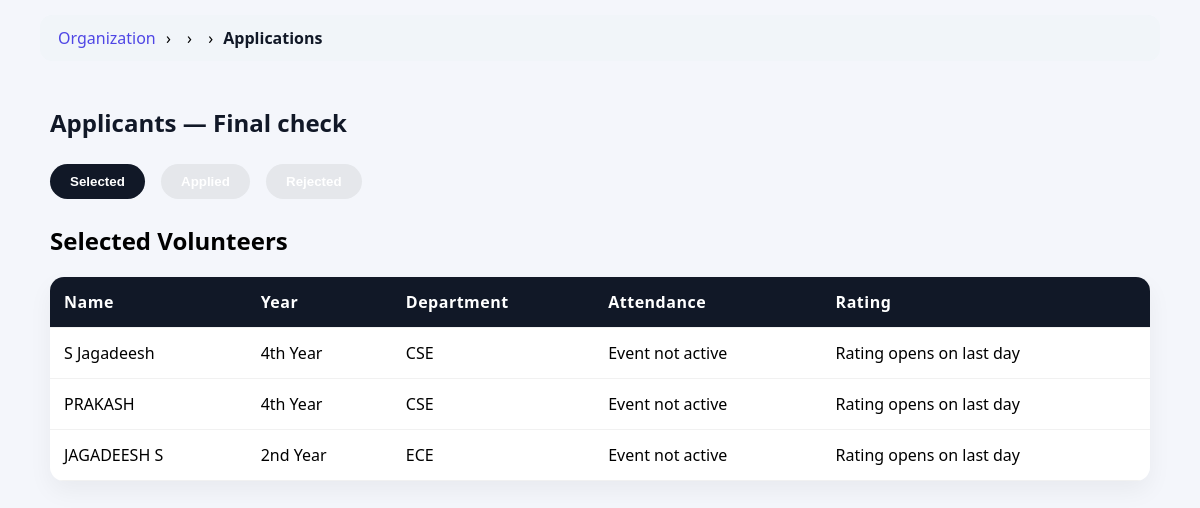
The page /organization/service/17/applications/ (signed in) on the database as committed earlier.
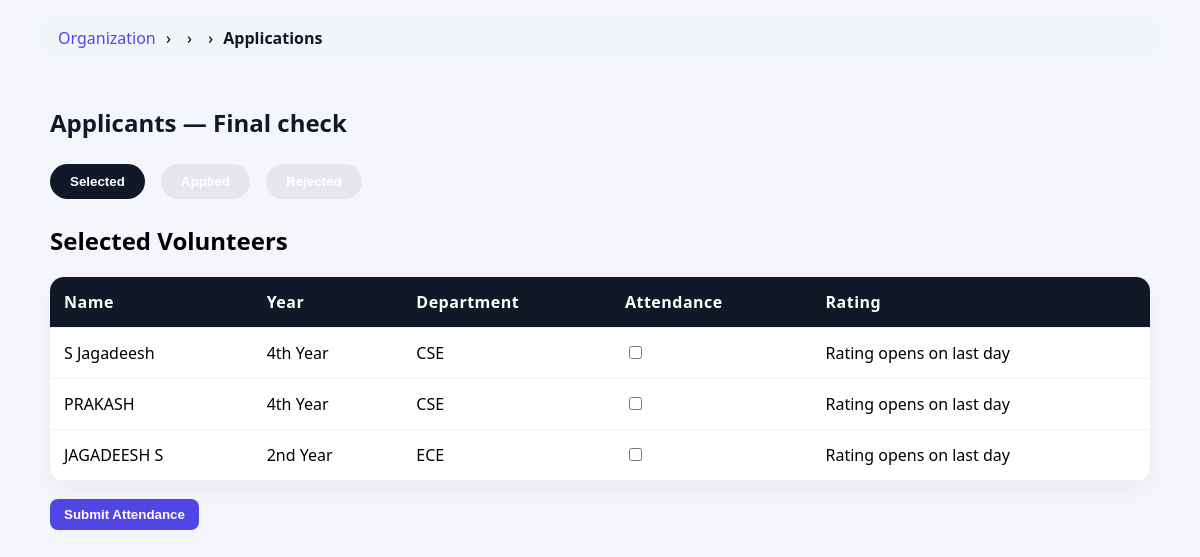
The same page on the database as committed later.
### app1/models.py (models this page shows, shortened)
class Application(models.Model):
    STATUS_CHOICES = [
        ("APPLIED", "Applied"),
        ("SELECTED", "Selected"),
        ("REJECTED", "Rejected"),
        ("COMPLETED", "Completed"),
        ("CLOSED", "Closed"),
    ]
    volunteer = models.ForeignKey(VolunteerProfile, on_delete=models.CASCADE)
    service = models.ForeignKey(Service, on_delete=models.CASCADE)
    status = models.CharField(max_length=20, choices=STATUS_CHOICES, default='APPLIED')
    submission_text = models.TextField(blank=True)
    rating = models.IntegerField(default=0)
    review = models.TextField(blank=True)

class VolunteerProfile(models.Model):
    user = models.OneToOneField(User, on_delete=models.CASCADE)
    full_name = models.CharField(max_length=100)
    phone = models.CharField(max_length=15)
    student_id = models.CharField(max_length=20)
    department = models.CharField(max_length=20, default="", blank=True)
    year = models.CharField(max_length=20)
    skills = models.TextField(blank=True)
    photo = models.ImageField(upload_to="profiles/", blank=True, null=True)
    cover_photo = models.ImageField(upload_to="covers/", blank=True, null=True)
    rating = models.FloatField(default=0)
    attendance = models.IntegerField(default=0)

### app1/views.py (the view)
# urls.py: path("organization/service/<int:service_id>/applications/",views.organization_view_applicants,name="org_view_applicants"),
@login_required
def organization_view_applicants(request, service_id):
    service = get_object_or_404(Service, id=service_id)
    applications = Application.objects.filter(service=service)
    selected_apps = applications.filter(status="SELECTED")
    rejected_apps = applications.filter(status="REJECTED")
    applied_apps  = applications.filter(status="APPLIED")
    today = timezone.now().date()
    event_last_day = service.end_date
    today_attendance = Attendance.objects.filter(
        application__service=service,
        date=today
    )
    present_ids_today = set(
        today_attendance.filter(is_present=True)
        .values_list("application_id", flat=True)
    )
    marked_ids_today = set(
        today_attendance.values_list("application_id", flat=True)
    )
    unmarked_exists = selected_apps.exclude(
        id__in=marked_ids_today
    ).exists()
    event_active = (
        service.start_date
        and service.end_date
        and service.start_date <= today <= service.end_date
    )
    is_last_day = today == service.end_date
    selected_count = Application.objects.filter(
        service=service,
        status="SELECTED"
    ).count()
    today_attendance_count = Attendance.objects.filter(
        application__service=service,
        date=today
    ).count()
    attendance_completed_today = selected_count == today_attendance_count
    rating_open = is_last_day and attendance_completed_today
    context = {
        "service": service,
        "selected_apps": selected_apps,
        "rejected_apps": rejected_apps,
        "applied_apps": applied_apps,
        "event_active": event_active,
        "today": today,
        "present_ids_today": present_ids_today,
        "marked_ids_today": marked_ids_today,
        "unmarked_exists": unmarked_exists,
        "rating_open": rating_open,
    }
    return render(request, "organization/view_applicants.html", context)

### app1/templatetags/breadcrumbs.py (called while the page is built)
@register.simple_tag(takes_context=True)
def generate_breadcrumbs(context):
    request = context['request']
    path = request.path.strip('/')
    parts = path.split('/')
    breadcrumbs = []
    url = ""
    for part in parts:
        url += "/" + part
        name = part.replace('-', ' ').replace('_', ' ').title()
        if part == "organization":
            breadcrumbs.append(("Organization", reverse("organization_dashboard")))
        elif part == "volunteer":
            breadcrumbs.append(("Volunteer", reverse("volunteer_dashboard")))
        elif part == "admin_panel":
            breadcrumbs.append(("Admin Panel", reverse("admin_dashboard")))
        elif part == "service" or part.isdigit():
            breadcrumbs.append(("", reverse("organization_dashboard")))
        else:
            breadcrumbs.append((name, url + "/"))
    return breadcrumbs

### app1/templates/organization/view_applicants.html (shortened to what this page needs)
{% extends "organization/base.html" %}
{% block content %}
<div class="top-bar">
    <h1>Applicants — {{ service.title }}</h1>
</div>
<div class="filter-bar">
    <button class="filter-btn active" onclick="showTable('selected', this)">Selected</button>
    <button class="filter-btn" onclick="showTable('applied', this)">Applied</button>
    <button class="filter-btn" onclick="showTable('rejected', this)">Rejected</button>
</div>
<div id="selected_table">
    <h2>Selected Volunteers</h2>
    {% if selected_apps %}
    <form method="post" action="{% url 'mark_bulk_attendance' service.id %}">
        <table>
            <tr>
                <th>Name</th>
                <th>Year</th>
                <th>Department</th>
                <th>Attendance</th>
                <th>Rating</th>
            </tr>
            {% for app in selected_apps %}
            <tr>
                <td>{{ app.volunteer.full_name }}</td>
                <td>{{ app.volunteer.year }}</td>
                <td>{{ app.volunteer.department }}</td>
                <td>
                    {% if event_active %}
                        {% if app.id in marked_ids_today %}
                            {% if app.id in present_ids_today %}
                                <span style="color:green;font-weight:600;">Present</span>
                            {% else %}
                                <span style="color:red;font-weight:600;">Absent</span>
                            {% endif %}
                        {% else %}
                            <input type="checkbox" name="present_ids" value="{{ app.id }}">
                        {% endif %}
                    {% else %}
                        Event not active
                    {% endif %}
                </td>
                <td>
                    {% if rating_open %}
                        {% if app.rating %}
                            ⭐ {{ app.rating }}
                        {% else %}
                            <div class="star-rating" data-app-id="{{ app.id }}">
                                <span data-value="1">★</span>
                                <span data-value="2">★</span>
                                <span data-value="3">★</span>
                                <span data-value="4">★</span>
                                <span data-value="5">★</span>
                            </div>
                        {% endif %}
                    {% else %}
                        Rating opens on last day
                    {% endif %}
                </td>
            </tr>
            {% endfor %}
        </table>
        {% if event_active and unmarked_exists %}
        <div class="submit-row">
            <button type="submit">Submit Attendance</button>
        </div>
        {% endif %}
    </form>
    {% else %}
    <p>No selected volunteers</p>
    {% endif %}
</div>
{% endblock %}

Rows that differ between the two databases and show on the page:
changed Application "S Jagadeesh": present_ids (not shown) → "☐"; no longer shows "Event not active"
changed Application "PRAKASH": present_ids (not shown) → "☐"; no longer shows "Event not active"
changed Application "JAGADEESH S": present_ids (not shown) → "☐"; no longer shows "Event not active"
Other text that changed with them:
text now shown: "Submit Attendance"
